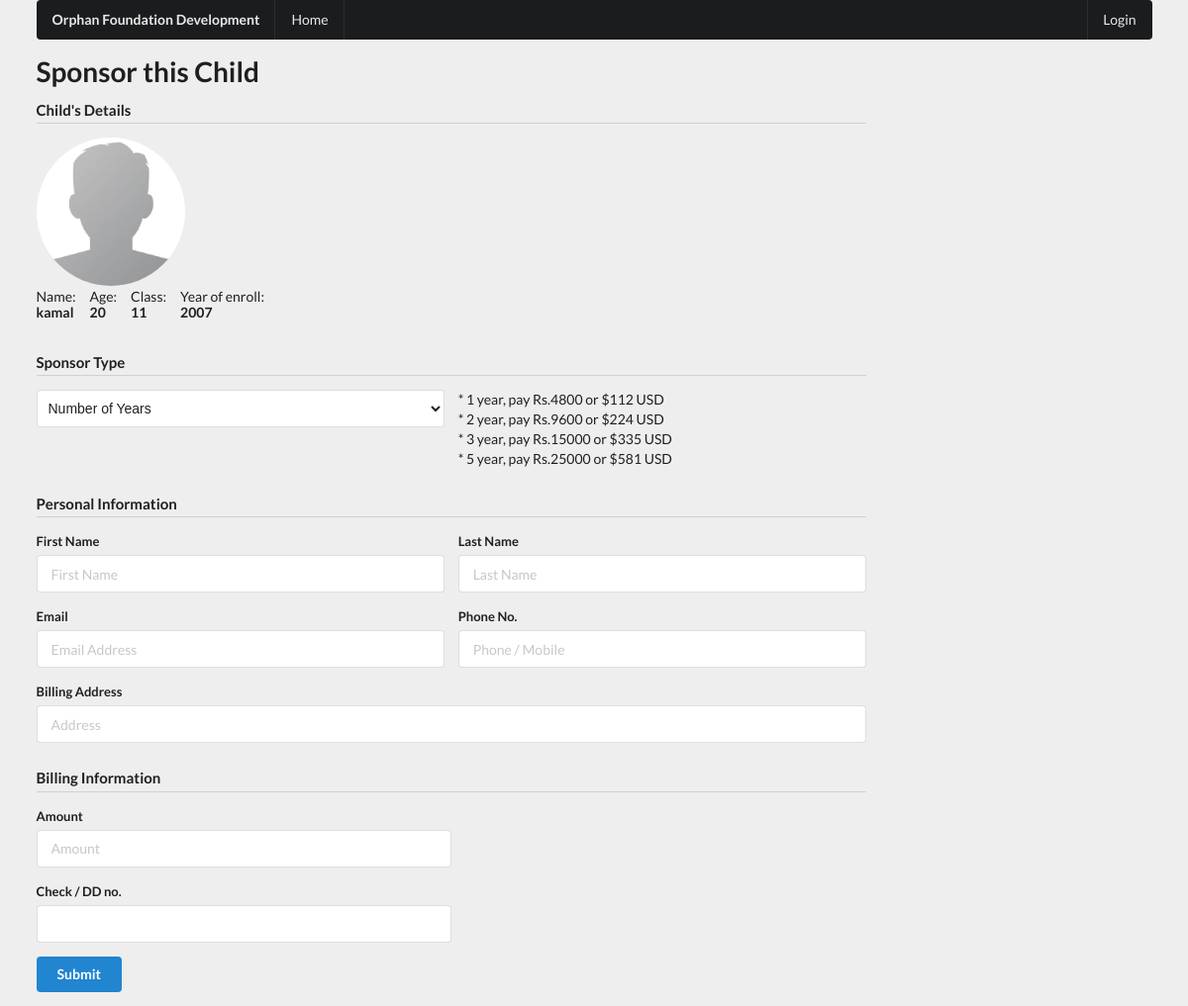
Page /sponsor-children.php?cid=8 on the committed database.
### tables this page shows
CREATE TABLE `children` (
  `cid` int(50) NOT NULL,
  `cname` varchar(30) NOT NULL,
  `cdob` date NOT NULL,
  `cyoe` year(4) NOT NULL,
  `cclass` int(3) NOT NULL,
  `cstory` text NOT NULL,
  `cphoto` text NOT NULL,
  `sponsored` tinyint(1) NOT NULL
);

### sponsor-children.php (the view, shortened to what this page needs)
<?php include './components/header.php'; ?>
    <div class="ui container">
        <?php include './components/top-menu.php'; ?>
        <div class="ui grid">
            <div class="twelve wide column">
                <h1>Sponsor this Child</h1>
                <form action="<?php $_PHP_SELF ?>" method="post" class="ui form">
                    <h4 class="ui dividing header">Child's Details</h4>
                    <img class="ui small top aligned circular image" src="img/defaultimg.png">
                    <?php
                        if(isset($_GET['cid'])) {
                            $cid = $_GET['cid'];
                        } else {
                            $unsponsored_page = './child-gallery-sponsored.php';
                            header('Location: ' . $unsponsored_page);
                        }
                        $sql = "SELECT cid, cname, cdob, cyoe, cclass FROM children WHERE cid='$cid'";
                        $result = $conn->query($sql);
                        if ($result->num_rows > 0) {
                            while($row = $result->fetch_assoc()) {
                                $dob = $row["cdob"];
                                $age = (date('Y') - date('Y',strtotime($dob)));
                    ?>
                    <span>
                        <div class="description">
                            <div class="ui horizontal list">
                                <div class="item">
                                    <div class="content">
                                        <div>Name:</div> <strong><?php echo $row["cname"]; ?></strong>
                                    </div>
                                </div>
                                <div class="item">
                                    <div class="content">
                                        <div>Age:</div> <strong><?php echo $age; ?></strong>
                                    </div>
                                </div>
                                <div class="item">
                                    <div class="content">
                                    <div>Class:</div> <strong><?php echo $row["cclass"]; ?></strong>
                                    </div>
                                </div>
                                <div class="item">
                                    <div class="content">
                                    <div>Year of enroll:</div> <strong><?php echo $row["cyoe"]; ?></strong>
                                    </div>
                                </div>
                            </div>
                        </div>
                    </span>
                    <?php
                            }
                        }
                    ?>
                    <h4 class="ui dividing header">Sponsor Type</h4>
                    <div class="two fields">
                        <div class="field">
                            <select name="noofyear" class="ui fluid dropdown" required>
                                <option value="">Number of Years</option>
                            </select>
                        </div>
                        <div class="field">
                            * 1 year, pay Rs.4800   or $112 USD <br>
                            * 2 year, pay Rs.9600   or $224 USD <br>
                            * 3 year, pay Rs.15000  or $335 USD <br>
                            * 5 year, pay Rs.25000  or $581 USD <br>
                        </div>
                    </div>
                    <h4 class="ui dividing header">Personal Information</h4>
                    <div class="fields">
                        <div class="eight wide field">
                            <label>First Name</label>
                            <input type="text" name="firstname" placeholder="First Name" required>
                        </div>
                        <div class="eight wide field">
                            <label>Last Name</label>
                            <input type="text" name="lastname" placeholder="Last Name">
                        </div>
                    </div>
                    <div class="fields">
                        <div class="eight wide field">
                            <label>Email</label>
                            <input type="email" name="email" placeholder="Email Address" required>
                        </div>
                        <div class="eight wide field">
                            <label>Phone No.</label>
                            <input type="tel" name="phone" placeholder="Phone / Mobile" required>
                        </div>
                    </div>
                    <div class="field">
                        <label>Billing Address</label>
                        <div class="field">
                        <div class="sixteen wide field">
                            <input type="text" name="address" placeholder="Address" required>
                        </div>
                        </div>
                    </div>
                    <h4 class="ui dividing header">Billing Information</h4>
                    <div class="field">
                        <div class="eight wide field">
                        <label>Amount</label>
                        <input type="number" name="amount" min="1" maxlength="16" placeholder="Amount" required>
                        </div>
                    </div>
                    <div class="field">
                        <div class="eight wide field">
                            <label>Check / DD no.</label>
                            <input type="text" name="checkno" required>
                        </div>
                    </div>
                    <button name="submit" class="ui primary button" tabindex="0">Submit</button>
                </form>
            </div>
            <span class="p-20"></span>
        </div>
    </div>
<?php include './components/footer.php'; ?>

### css/main.css (style rules this page uses)
.p-20 { padding: 200px; }

### rows in the picture
children: cname "kamal", cdob "20", cclass "11", cyoe "2007"
